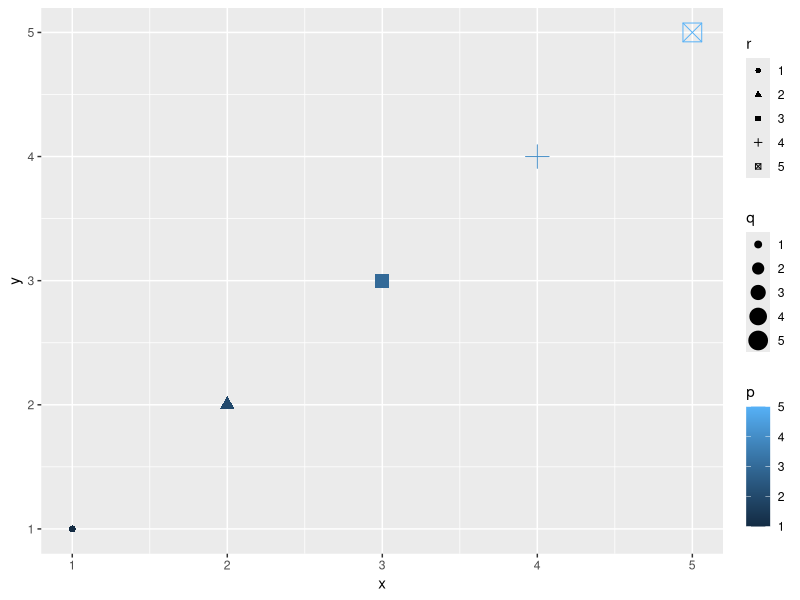
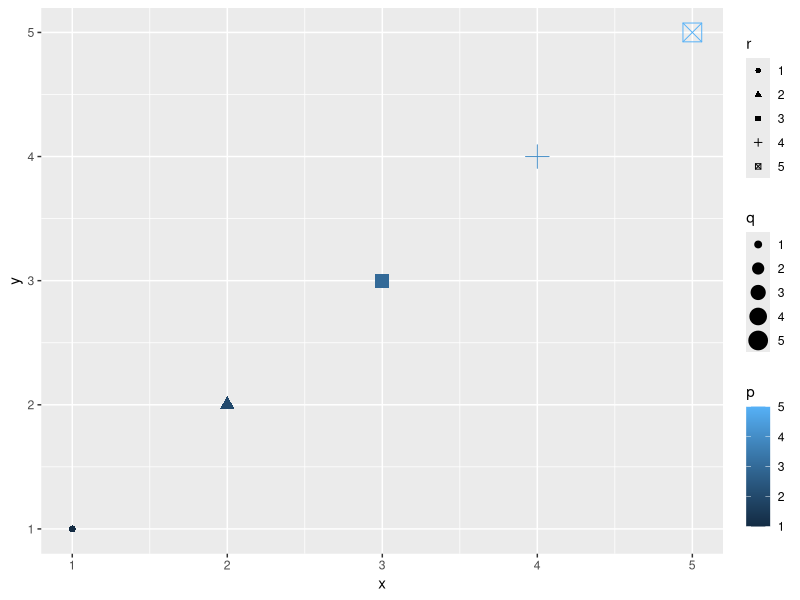
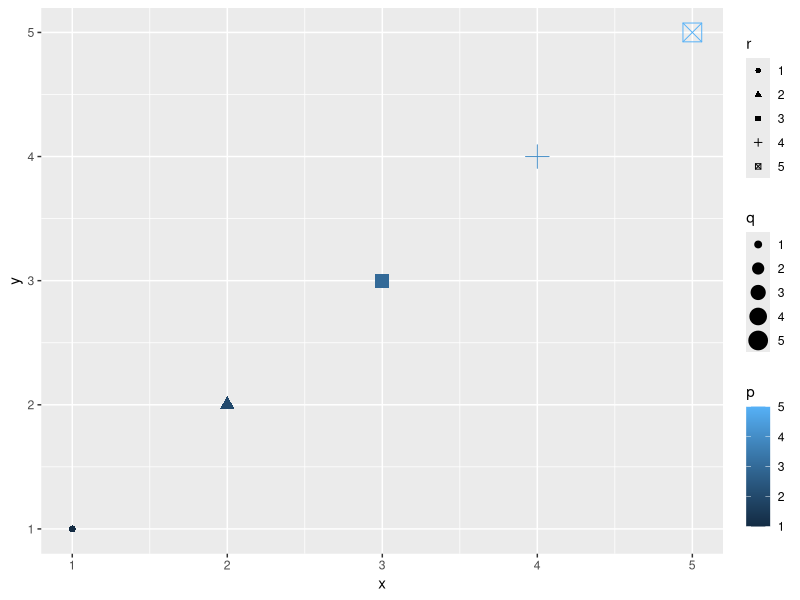
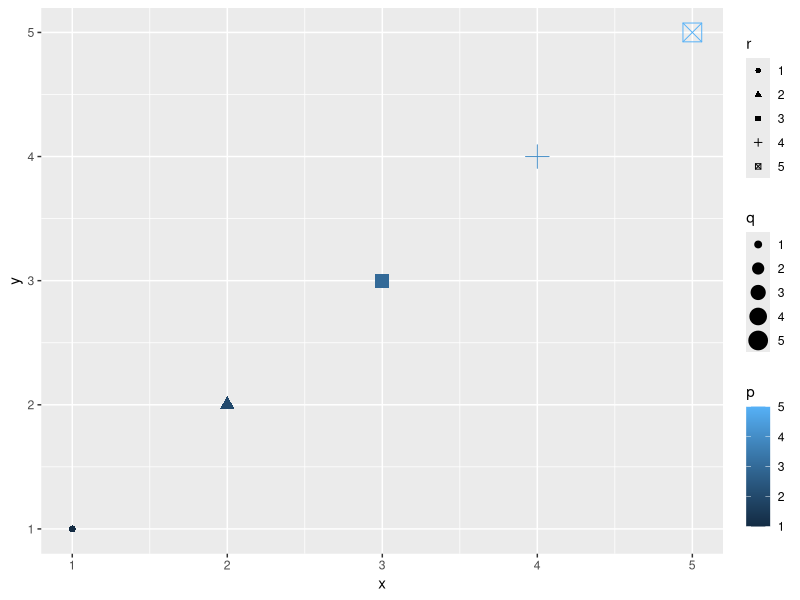
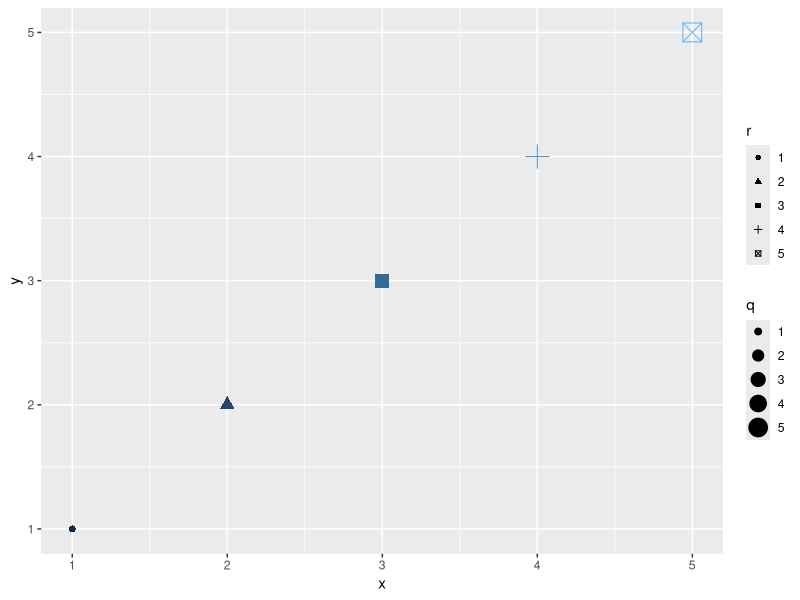
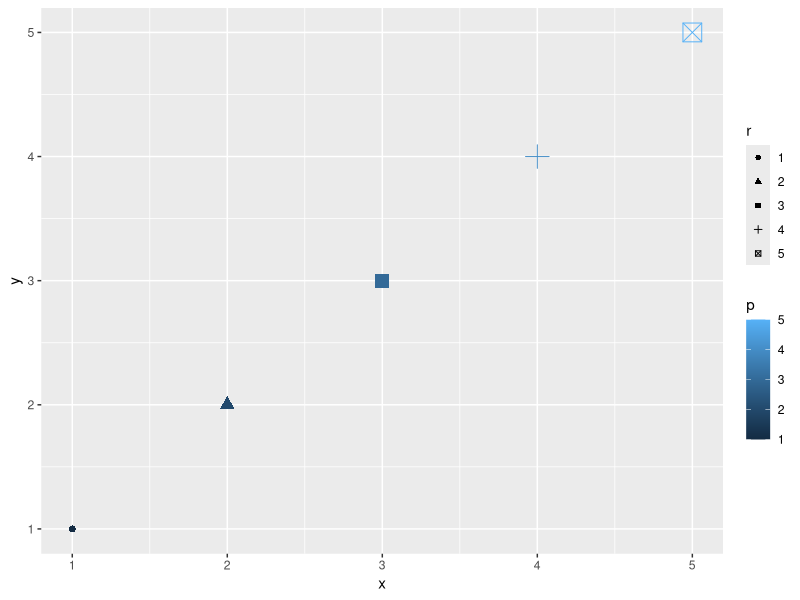
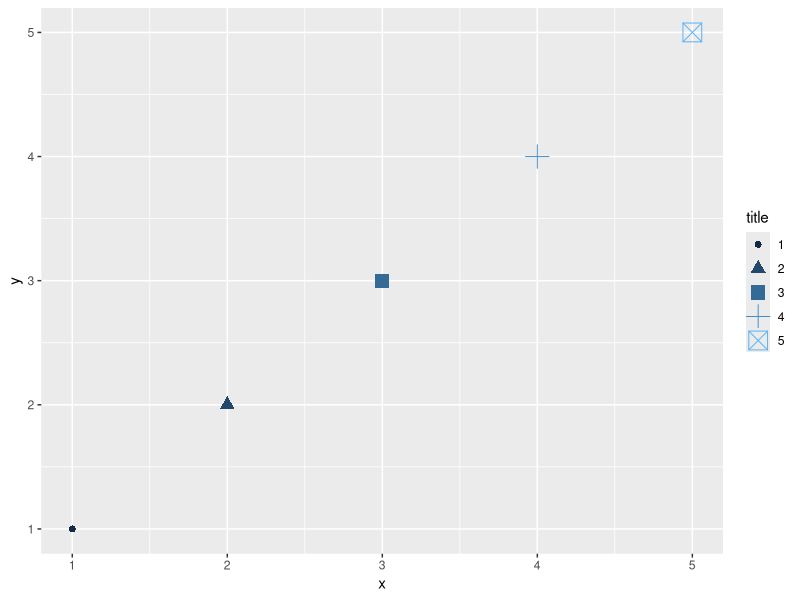
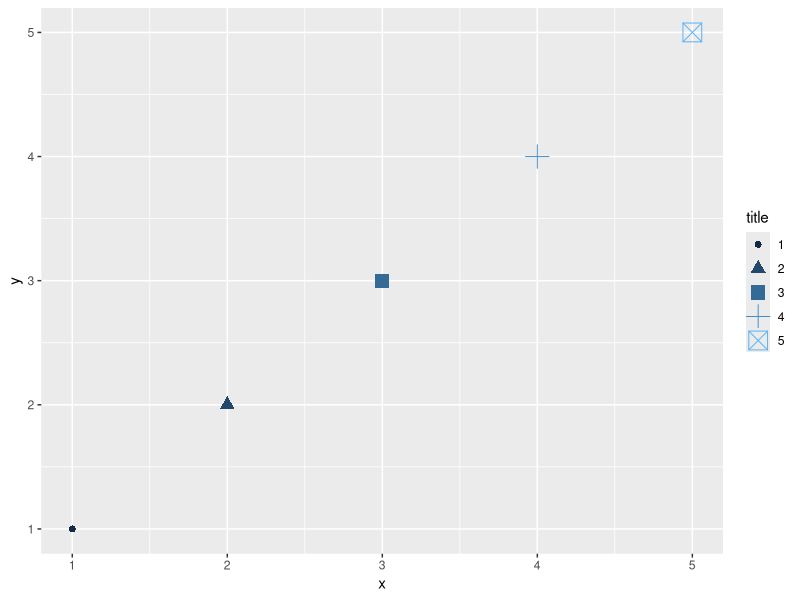

Source code (R) for these figures, in order:
library(ggplot2)


### Name: guides
### Title: Set guides for each scale
### Aliases: guides

### ** Examples

## No test: 
# ggplot object

dat <- data.frame(x = 1:5, y = 1:5, p = 1:5, q = factor(1:5),
 r = factor(1:5))
p <- ggplot(dat, aes(x, y, colour = p, size = q, shape = r)) + geom_point()

# without guide specification
p

# Show colorbar guide for colour.
# All these examples below have a same effect.

p + guides(colour = "colorbar", size = "legend", shape = "legend")
p + guides(colour = guide_colorbar(), size = guide_legend(),
  shape = guide_legend())
p +
 scale_colour_continuous(guide = "colorbar") +
 scale_size_discrete(guide = "legend") +
 scale_shape(guide = "legend")

 # Remove some guides
 p + guides(colour = "none")
 p + guides(colour = "colorbar",size = "none")

# Guides are integrated where possible

p + guides(colour = guide_legend("title"), size = guide_legend("title"),
  shape = guide_legend("title"))
# same as
g <- guide_legend("title")
p + guides(colour = g, size = g, shape = g)

p + theme(legend.position = "bottom")

# position of guides

# Set order for multiple guides
ggplot(mpg, aes(displ, cty)) +
  geom_point(aes(size = hwy, colour = cyl, shape = drv)) +
  guides(
   colour = guide_colourbar(order = 1),
   shape = guide_legend(order = 2),
   size = guide_legend(order = 3)
 )
## End(No test)
